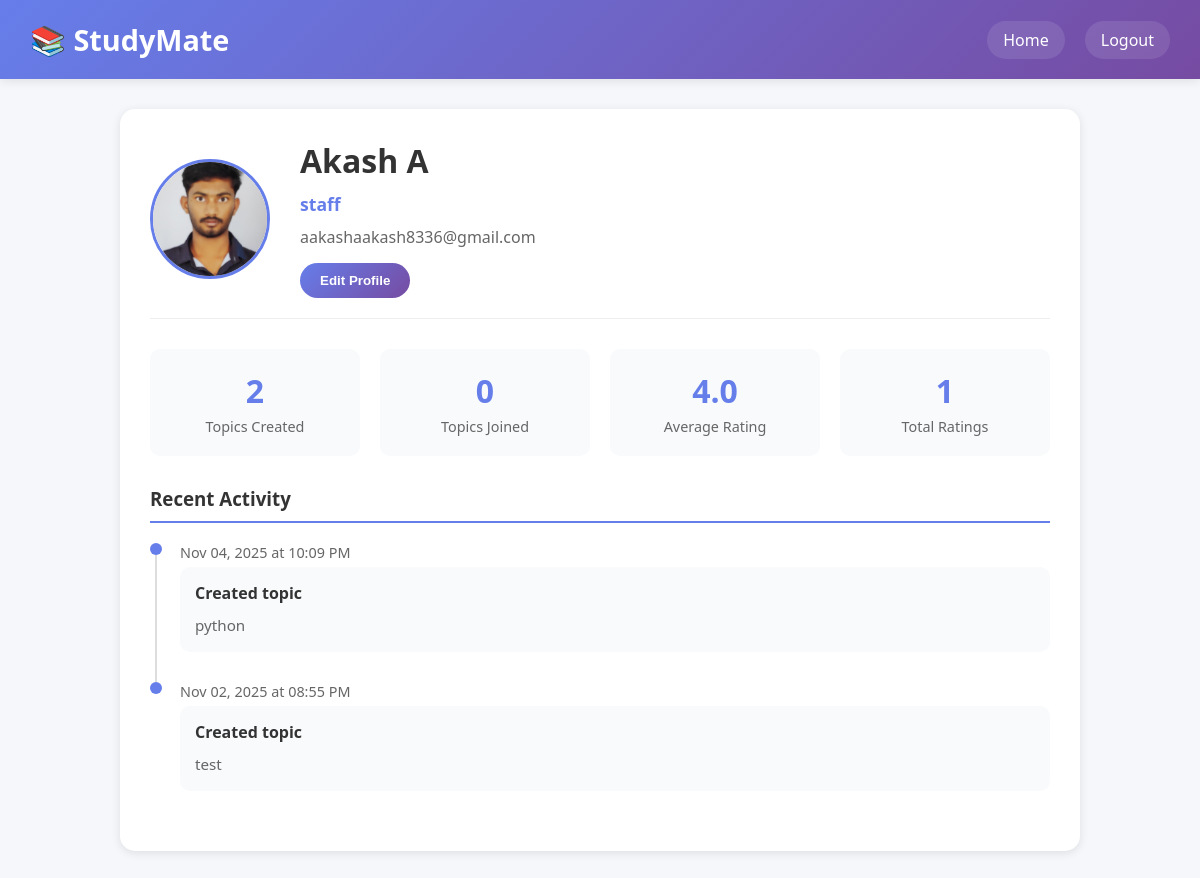
The app's page /aakashaakash8336@gmail.com (signed in) with its own data.
### tables this page shows
CREATE TABLE users (
                id INTEGER PRIMARY KEY AUTOINCREMENT,
                username TEXT UNIQUE NOT NULL,
                password TEXT NOT NULL,
                profession TEXT NOT NULL,
                name TEXT NOT NULL,
                bio TEXT,
                avatar TEXT,
                email_verified INTEGER DEFAULT 0
            , role TEXT NOT NULL DEFAULT 'student', mobile TEXT, mobile_verified INTEGER DEFAULT 0);

CREATE TABLE topics (
                id INTEGER PRIMARY KEY AUTOINCREMENT,
                title TEXT NOT NULL,
                description TEXT NOT NULL,
                duration TEXT NOT NULL,
                created_by INTEGER NOT NULL,
                created_at TIMESTAMP DEFAULT CURRENT_TIMESTAMP,
                scheduled_datetime TEXT,
                category TEXT,
                status TEXT DEFAULT 'active',
                is_archived INTEGER DEFAULT 0,
                FOREIGN KEY (created_by) REFERENCES users(id) ON DELETE CASCADE
            );

### routes/profile.py (the view)
@profile_bp.route('/<username>')
def profile(username):
    return view_profile(username)

### templates/profile.html (shortened to what this page needs)
<!DOCTYPE html>
<html lang="en">
<head>
</head>
<body>
    <div class="header">
        <h2>📚 StudyMate</h2>
        <div class="nav-links">
            <a href="{{ url_for('home') }}" class="nav-link">Home</a>
            <a href="{{ url_for('logout') }}" class="nav-link">Logout</a>
        </div>
    </div>
    <div class="container">
        <div class="profile-card">
            <div class="profile-header">
                <img src="{{ avatar_url or url_for('static', filename='avatars/default.png') }}" alt="Profile Picture" class="avatar">
                <div class="profile-info">
                    <h1>{{ user.name }}</h1>
                    <div class="profession">{{ user.profession }}</div>
                    <p style="color: #666; margin-top: 10px;">{{ user.username }}</p>
                    {% if is_own_profile %}
                    <button onclick="openEditModal()" class="edit-profile-btn" style="margin-top: 15px;">Edit Profile</button>
                    {% endif %}
                </div>
            </div>
            <div class="stats-grid">
                <div class="stat-card">
                    <div class="number">{{ stats.topics_created }}</div>
                    <div class="label">Topics Created</div>
                </div>
                <div class="stat-card">
                    <div class="number">{{ stats.topics_joined }}</div>
                    <div class="label">Topics Joined</div>
                </div>
                <div class="stat-card">
                    <div class="number">{{ '%.1f'|format(stats.avg_rating|float) }}</div>
                    <div class="label">Average Rating</div>
                </div>
                <div class="stat-card">
                    <div class="number">{{ stats.total_ratings }}</div>
                    <div class="label">Total Ratings</div>
                </div>
            </div>
            <div class="activity-timeline">
                <h3 class="section-title">Recent Activity</h3>
                {% if activities %}
                    {% for activity in activities %}
                    <div class="timeline-item">
                        <div class="timeline-date">{{ activity.date }}</div>
                        <div class="timeline-content">
                            <div class="timeline-title">{{ activity.title }}</div>
                            <div class="timeline-description">{{ activity.description }}</div>
                        </div>
                    </div>
                    {% endfor %}
                {% else %}
                    <p style="color: #666; text-align: center; padding: 20px;">No recent activity</p>
                {% endif %}
            </div>
        </div>
    </div>
</body>
</html>

### templates/profile.html (style rules this page uses)
* { margin: 0; padding: 0; box-sizing: border-box; }
body { font-family: 'Segoe UI', Tahoma, Geneva, Verdana, sans-serif; background: #f5f7fa; min-height: 100vh; }
.header { background: linear-gradient(135deg, #667eea 0%, #764ba2 100%); color: white; padding: 20px 30px; display: flex; justify-content: space-between; align-items: center; box-shadow: 0 2px 10px rgba(0, 0, 0, 0.1); }
.header h2 { font-size: 1.8em; }
.container { max-width: 1000px; margin: 30px auto; padding: 0 20px; }
.profile-card { background: white; border-radius: 15px; padding: 30px; box-shadow: 0 2px 10px rgba(0, 0, 0, 0.1); margin-bottom: 30px; }
.profile-header { display: flex; align-items: center; gap: 30px; margin-bottom: 30px; padding-bottom: 20px; border-bottom: 1px solid #eee; }
.avatar { width: 120px; height: 120px; border-radius: 60px; object-fit: cover; border: 3px solid #667eea; }
.profile-info h1 { color: #333; margin-bottom: 10px; }
.profile-info .profession { color: #667eea; font-size: 1.1em; font-weight: 600; }
.stats-grid { display: grid; grid-template-columns: repeat(auto-fit, minmax(200px, 1fr)); gap: 20px; margin-bottom: 30px; }
.stat-card { background: #f8fafc; padding: 20px; border-radius: 10px; text-align: center; }
.stat-card .number { font-size: 2em; color: #667eea; font-weight: 700; margin-bottom: 5px; }
.stat-card .label { color: #666; font-size: 0.9em; }
.section-title { color: #333; margin-bottom: 20px; padding-bottom: 10px; border-bottom: 2px solid #667eea; }
.activity-timeline { margin-top: 30px; }
.timeline-item { position: relative; padding-left: 30px; margin-bottom: 30px; }
.timeline-item::before { content: ''; position: absolute; left: 0; top: 0; width: 12px; height: 12px; border-radius: 50%; background: #667eea; }
.timeline-item::after { content: ''; position: absolute; left: 5px; top: 12px; width: 2px; height: calc(100% + 18px); background: #ddd; }
.timeline-item:last-child::after { display: none; }
.timeline-date { font-size: 0.9em; color: #666; margin-bottom: 5px; }
.timeline-content { background: #f8fafc; padding: 15px; border-radius: 10px; }
.timeline-title { color: #333; margin-bottom: 10px; font-weight: 600; }
.timeline-description { color: #666; font-size: 0.95em; line-height: 1.5; }
.nav-links { display: flex; gap: 20px; }
.nav-link { color: white; text-decoration: none; padding: 8px 16px; border-radius: 20px; background: rgba(255, 255, 255, 0.1); transition: all 0.3s ease; }
.edit-profile-btn { background: linear-gradient(135deg, #667eea 0%, #764ba2 100%); color: white; border: none; padding: 10px 20px; border-radius: 25px; cursor: pointer; font-weight: 600; transition: all 0.3s ease; }

### records on screen
users: name "Akash A", profession "staff", username "aakashaakash8336@gmail.com"
topics: date "Nov 04, 2025 at 10:09 PM", title "Created topic", description "python"
topics: date "Nov 02, 2025 at 08:55 PM", title "Created topic", description "test"

### other values on screen
{{ stats.topics_created }} "2"
{{ stats.topics_joined }} "0"
{{ '%.1f'|format(stats.avg_rating|float) }} "4.0"
{{ stats.total_ratings }} "1"
